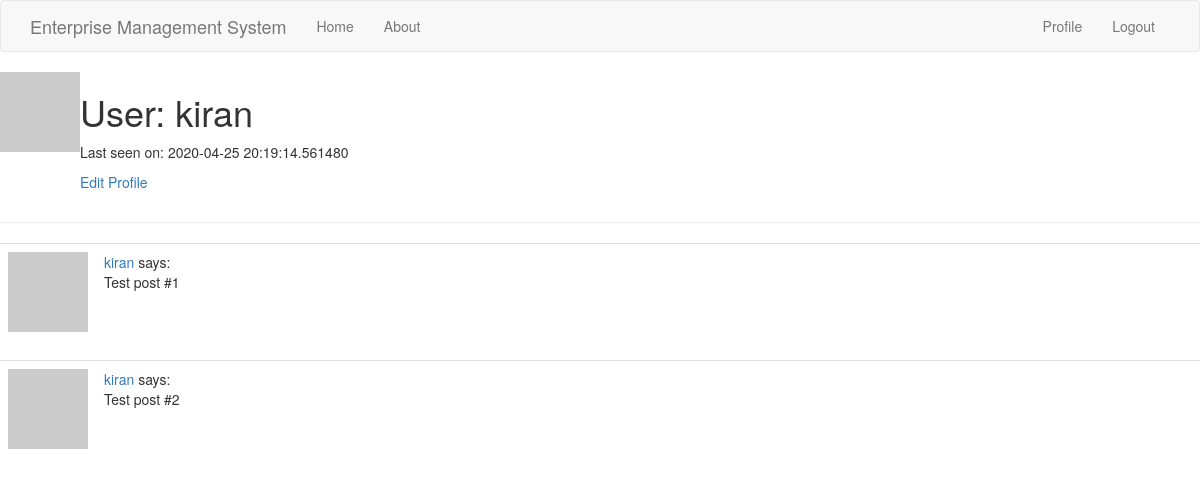
/user/kiran (signed in), run on an earlier commit of the app's database.
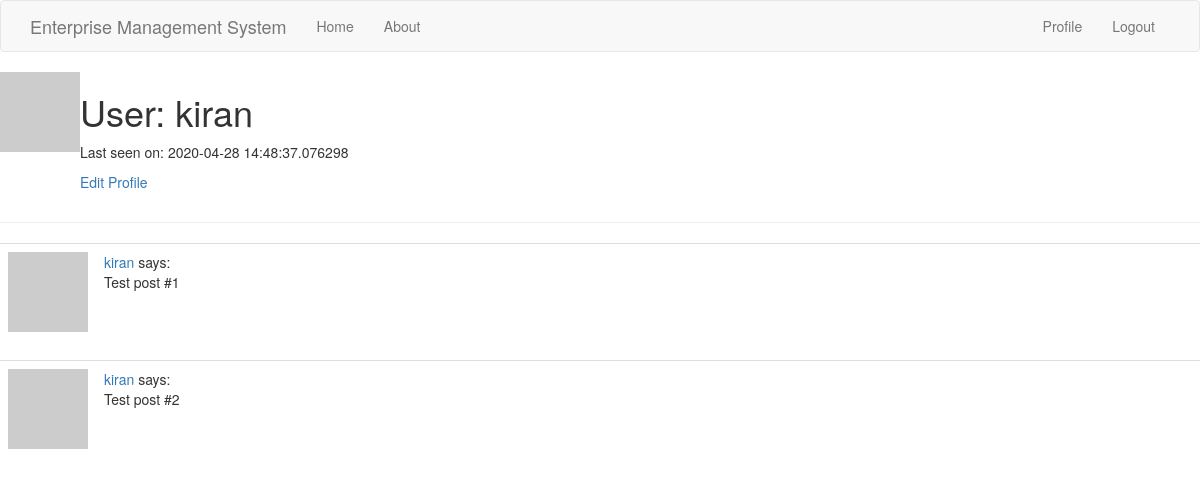
And on a later commit of the database.
### app/models.py (models this page shows, shortened)
class User(UserMixin,db.Model):
    id = db.Column(db.Integer,primary_key=True)
    username = db.Column(db.String(64), index=True,unique=True)
    email = db.Column(db.String(120),index=True,unique=True)
    password_hash = db.Column(db.String(128))
    job = db.Column(db.String(64))
    posts = db.relationship('Post',backref='author',lazy='dynamic')
    about_me = db.Column(db.String(140))
    last_seen = db.Column(db.DateTime, default=datetime.utcnow)
    def avatar(self, size):
        digest = md5(self.email.lower().encode('utf-8')).hexdigest()
        return 'https://www.gravatar.com/avatar/{}?d=identicon&s={}'.format(digest,size)

### app/routes.py (the view)
@app.route('/user/<username>')
@login_required
def user(username):
    user = User.query.filter_by(username=username).first_or_404()
    posts = [{'author': user, 'body': 'Test post #1'},{'author': user,'body': 'Test post #2'}]
    return render_template('user.html',user=user,posts=posts)

### app/models.py (called while the page is built)
@login.user_loader
def load_user(id):
    return User.query.get(int(id))

### app/routes.py (called while the page is built)
@app.before_request
def before_request():
    if current_user.is_authenticated:
        current_user.last_seen = datetime.utcnow()
        db.session.commit()

### app/templates/user.html (shortened to what this page needs)
{% extends "base.html" %}
{% block content %}
    <table>
        <tr valign="top">
            <td><img src="{{ user.avatar(128) }}"></td>
            <td>
                <h1>User: {{ user.username }}</h1>
                {% if user.last_seen %}<p>Last seen on: {{ user.last_seen }}</p>{% endif %}
                <p><a href="{{ url_for('edit_profile') }}">Edit Profile</a></p>
            </td>
        </tr>
    </table>
    <hr>
    {% for post in posts %}
        {% include '_post.html' %}
    {% endfor %}
{% endblock %}

### app/templates/base.html (shortened to what this page needs)
{% extends 'bootstrap/base.html' %}
{% block navbar %}
    <nav class="navbar navbar-default">
        <div class="container">
            <div class="navbar-header">
                <a class="navbar-brand">Enterprise Management System</a>
            </div>
            <div class="collapse navbar-collapse" id="bs-example-navbar-collapse-1">
                <ul class="nav navbar-nav">
                    <li><a href="{{ url_for('home') }}">Home</a></li>
                    <li><a href="{{ url_for('about') }}">About</a></li>
                </ul>
                <ul class="nav navbar-nav navbar-right">
                    {% if current_user.is_anonymous %}
                    <li><a href="{{ url_for('login') }}">Login</a></li>
                    {% else %}
                    <li><a href="{{ url_for('user', username=current_user.username) }}">Profile</a></li>
                    <li><a href="{{ url_for('logout') }}">Logout</a></li>
                    {% endif %}
                </ul>
            </div>
        </div>
    </nav>
{% endblock %}

### app/templates/_post.html
<table class="table table-hover">
        <tr>
            <td width="70px">
                <a href="{{ url_for('user', username=post.author.username) }}">
                    <img src="{{ post.author.avatar(70) }}" />
                </a>
            </td>
            <td>
                <a href="{{ url_for('user', username=post.author.username) }}">
                    {{ post.author.username }}
                </a>
                says:
                <br>
                {{ post.body }}
            </td>
        </tr>
</table>

What changed in the data, as far as the page shows it:
changed User "kiran": last_seen "2020-04-25 20:19:14.561480" → "2020-04-28 14:48:37.076298"
